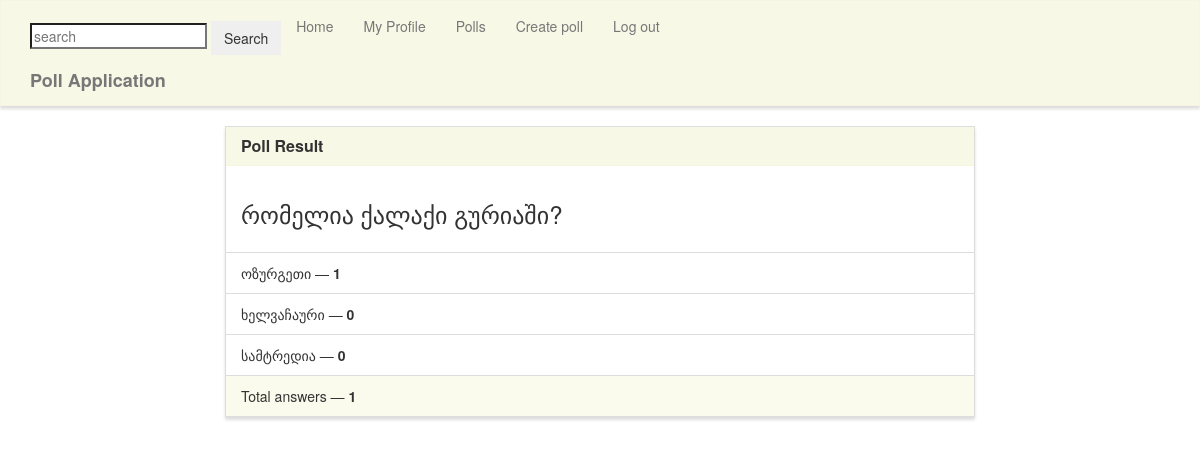
/results/10/ (signed in), run on the app's committed database.
### poll/models.py (models this page shows, shortened)
class Poll(models.Model):
    question = models.TextField()
    option_one = models.CharField(max_length=50)
    option_two = models.CharField(max_length=50)
    option_three = models.CharField(max_length=50, blank=True)
    option_one_count = models.IntegerField(default=0)
    option_two_count = models.IntegerField(default=0)
    option_three_count = models.IntegerField(default=0)
    owner = models.IntegerField('Poll owner',blank=False, default=2)
    pub_date = models.DateTimeField(auto_now_add= True)
    last_edited= models.DateTimeField(auto_now= True)
    def total(self):
        return self.option_one_count + self.option_two_count + self.option_three_count

### poll/views.py (the view)
# urls.py: path('results/<poll_id>/', poll_views.results, name='results'),
@login_required
def results(request, poll_id):
    poll = Poll.objects.get(pk=poll_id)
    context = {
        'poll' : poll
    }
    return render(request, 'poll/results.html', context)

### poll/templates/poll/results.html (shortened to what this page needs)
{% extends "poll/base.html" %}
{% block main %}
<div class="row">
    <div class="col-lg-8 col-lg-offset-2">
        <div class="panel panel-default">
            <div class="panel-heading">
                <h3 class="panel-title">Poll Result</h3>
            </div>
            <div class="panel-body">
                <h3>{{ poll.question }}</h3>
            </div>
            <ul class="list-group">
                <li class="list-group-item">{{ poll.option_one }} &mdash; <strong>{{ poll.option_one_count }}</strong></li>
                <li class="list-group-item">{{ poll.option_two }} &mdash; <strong>{{ poll.option_two_count }}</strong></li>
                <li class="list-group-item">{{ poll.option_three }} &mdash; <strong>{{ poll.option_three_count }}</strong></li>
            </ul>
            <div class="panel-footer">
                Total answers &mdash; <strong>{{ poll.total }}</strong>
            </div>
        </div>
    </div>
</div>
{% endblock %}

### poll/static/style.css (style rules this page uses)
.navbar-default, .btn, .form-control, .panel { border-radius: 0; }
.panel-default > .panel-heading { color: #333; background-color: rgba(245, 245, 220, .7); border-color: rgba(245, 245, 220, .6); border-top-left-radius: 0; border-top-right-radius: 0; }
.panel-footer { background-color: rgba(245, 245, 220, .5); border-color: rgba(245, 245, 220, .4); }
.panel { box-shadow: 0px 3px 3px 0px #ddd; }
a.navbar-brand, .panel-title { font-weight: bolder; }

### data on the page
Poll: question "რომელია ქალაქი გურიაში?", option_one "ოზურგეთი", option_one_count "1", option_two "ხელვაჩაური", option_two_count "0", option_three "სამტრედია", option_three_count "0", total "1"
